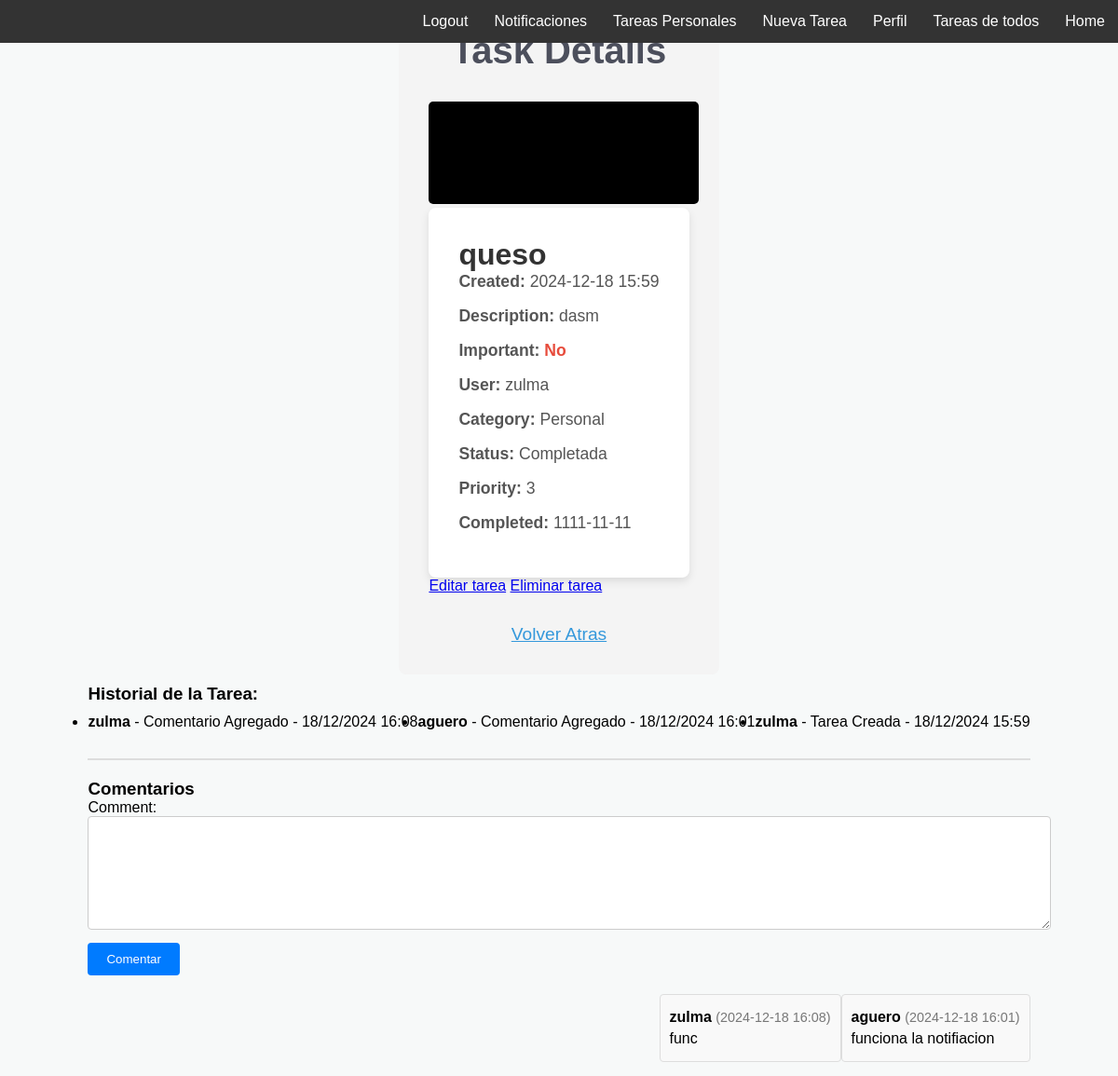
The page /tasks/10/ (signed in) on the database its author committed.
### task/models.py (models this page shows, shortened)
class Task(models.Model):
    title = models.CharField(max_length=200)
    description = models.TextField(blank=True)
    created = models.DateTimeField(auto_now_add=True)
    date_completed = models.DateTimeField(null=True, blank=True)
    important = models.BooleanField(default=False)
    user = models.ForeignKey(User, on_delete=models.CASCADE)
    banner_color = models.CharField(max_length=7, default='#000000')
    category = models.ForeignKey(TaskCategory, on_delete=models.CASCADE, null=True, blank=True)
    tags = models.ManyToManyField(TaskTag, blank=True)
    status = models.ForeignKey(TaskStatus, on_delete=models.CASCADE, default=1)
    priority = models.ForeignKey(TaskPriority, on_delete=models.CASCADE, default=1)
    is_personal = models.BooleanField(default=False)

class TaskCategory(models.Model):
    name = models.CharField(max_length=100, unique=True)

class TaskStatus(models.Model):
    name = models.CharField(max_length=50, unique=True)

class TaskPriority(models.Model):
    level = models.IntegerField()

class TaskHistory(models.Model):
    task = models.ForeignKey(Task, on_delete=models.CASCADE)
    user = models.ForeignKey(User, on_delete=models.CASCADE)
    action = models.CharField(max_length=255)
    created = models.DateTimeField(auto_now_add=True)

class TaskComment(models.Model):
    task = models.ForeignKey(Task, on_delete=models.CASCADE, related_name='comments')
    user = models.ForeignKey(User, on_delete=models.CASCADE)
    comment = models.TextField()
    created = models.DateTimeField(auto_now_add=True)
    read = models.BooleanField(default=False)

### task/views.py (the view)
# urls.py: path('tasks/<int:task_id>/', views.task_details, name='task_details'),
@login_required(login_url='signup')
def task_details(request, task_id):
    task = get_object_or_404(Task, pk=task_id)
    task_history = task.taskhistory_set.all()
    if request.method == 'POST':
        form = formTaskComment(request.POST)
        if form.is_valid():
            comment = form.save(commit=False)
            comment.task = task
            comment.user = request.user
            comment.save()
            add_task_history(task, request.user, "Comentario Agregado")
            if request.user != task.user:
                create_task_notification(
                    task,
                    task.user,
                    f"Nuevo comentario en tu tarea '{task.title}' por {request.user.username}: {comment.comment[:50]}..."
                )
            return redirect('task_details', task_id=task.id)
    else:
        form = formTaskComment()
    comments = task.comments.all()
    return render(request, 'task_details.html', {
        'task': task,
        'form': form,
        'comments': comments,
        'task_history': task_history
    })

### task/formulario.py (shortened to what this page needs)
class formTaskComment(forms.ModelForm):
    class Meta:
        model = TaskComment
        fields = ['comment']

### task/templates/task_details.html (shortened to what this page needs)
{% extends 'base.html' %}
{% block content %}
<div class="containerdetails">
    <h1 class="titledetails">Task Details</h1>
    <div class="banner-colordetails" style="background-color: {{ task.banner_color }}; height: 100px; width: 100%;"></div>
    <div class="task-details">
        <h2>{{ task.title }}</h2>
        <p><strong>Created:</strong> {{ task.created|date:"Y-m-d H:i" }}</p>
        <p><strong>Description:</strong> {{ task.description }}</p>
        <p><strong>Important:</strong>
            <span class="importantdetails">{{ task.important|yesno:"Yes,No" }}</span>
        </p>
        <p><strong>User:</strong> {{ task.user.username }}</p>
        <p><strong>Category:</strong>
            {% if task.category %}
                {{ task.category.name }}
            {% else %}
                No Category
            {% endif %}
        </p>
        <p><strong>Status:</strong> {{ task.status.name }}</p>
        <p><strong>Priority:</strong> {{ task.priority.level }}</p>
        <p><strong>Completed:</strong>
            {% if task.date_completed %}
                {{ task.date_completed|date:"Y-m-d" }}
            {% else %}
                Not Completed
            {% endif %}
        </p>
    </div>
    {% if user == task.user %}
    <a href="{% url 'edit_task' task.id %}" class="btn-edit">Editar tarea</a>
    <a href="{% url 'delete_task' task.id %}" class="btn-delete" onclick="return confirm('¿Estás seguro de que deseas eliminar esta tarea?')">Eliminar tarea</a>
    {% endif %}
    <a href="{% url 'tasks' %}" class="back-linkdetails">Volver Atras</a>
</div>
<h3>Historial de la Tarea:</h3>
{% if task_history %}
    <ul>
        {% for history in task_history %}
            <li>
                <strong>{{ history.user.username }}</strong> -
                {{ history.action }} -
                {{ history.created|date:"d/m/Y H:i" }}
            </li>
        {% endfor %}
    </ul>
{% else %}
    <p>No hay historial para esta tarea.</p>
{% endif %}
<div class="comments-section">
    <h3>Comentarios</h3>
    <form method="POST" class="comment-form">
        {{ form.as_p }}
        <button type="submit" class="btn-submit">Comentar</button>
    </form>
    <ul class="comments-list">
        {% for comment in comments %}
        <li class="comment-item">
            <p><strong>{{ comment.user.username }}</strong> <span class="comment-time">({{ comment.created|date:"Y-m-d H:i" }})</span></p>
            <p>{{ comment.comment }}</p>
        </li>
        {% empty %}
        <p>No hay comentarios aún.</p>
        {% endfor %}
    </ul>
</div>
{% endblock %}

### task/static/css/stylesa.css (style rules this page uses)
* { margin: 0; font-family: Arial, Helvetica, sans-serif; padding: 0; }
body { background-color: #F7F9F9; }
li { float: right; }
.containerdetails { max-width: 800px; margin: 0 auto; padding: 2rem; font-family: 'Arial', sans-serif; background-color: #f4f4f4; border-radius: 8px; }
.titledetails { text-align: center; font-size: 2.5rem; color: #4c4f5c; margin-bottom: 2rem; animation: fadeIn 1s ease-out; }
.task-details { background-color: #fff; padding: 2rem; border-radius: 8px; box-shadow: 0 4px 10px rgba(0, 0, 0, 0.1); animation: fadeIn 1.5s ease-out; }
.task-details h2 { font-size: 2rem; font-weight: bold; color: #333; }
.task-details p { font-size: 1.1rem; color: #555; margin-bottom: 1rem; }
.importantdetails { font-weight: bold; color: #e74c3c; }
.banner-colordetails { display: inline-block; padding: 5px; border-radius: 5px; color: #fff; font-weight: bold; }
.back-linkdetails { display: block; text-align: center; font-size: 1.2rem; color: #3498db; margin-top: 2rem; transition: all 0.3s ease; }
.comments-section { margin-top: 20px; border-top: 2px solid #ddd; padding-top: 20px; }
.comment-form { margin-bottom: 20px; }
.comment-form textarea { width: 100%; height: 100px; padding: 10px; margin-bottom: 10px; border: 1px solid #ccc; border-radius: 4px; }
.comment-form button { padding: 10px 20px; background-color: #007bff; color: white; border: none; border-radius: 4px; cursor: pointer; }
.comments-list { list-style: none; padding-left: 0; }
.comment-item { margin-bottom: 15px; padding: 10px; background-color: #f9f9f9; border: 1px solid #ddd; border-radius: 4px; }
.comment-item p { margin: 5px 0; }
.comment-time { font-size: 0.9em; color: #777; }

### rows shown on the page
Task: title "queso", created "2024-12-18 15:59", description "dasm", important "No", user.username "zulma", category.name "Personal", status.name "Completada", priority.level "3", date_completed "1111-11-11"
TaskHistory: user.username "zulma", action "Tarea Creada", created "18/12/2024 15:59"
TaskHistory: user.username "aguero", action "Comentario Agregado", created "18/12/2024 16:01"
TaskHistory: user.username "zulma", action "Comentario Agregado", created "18/12/2024 16:08"
TaskComment: user.username "aguero", created "2024-12-18 16:01", comment "funciona la notifiacion"
TaskComment: user.username "zulma", created "2024-12-18 16:08", comment "func"
